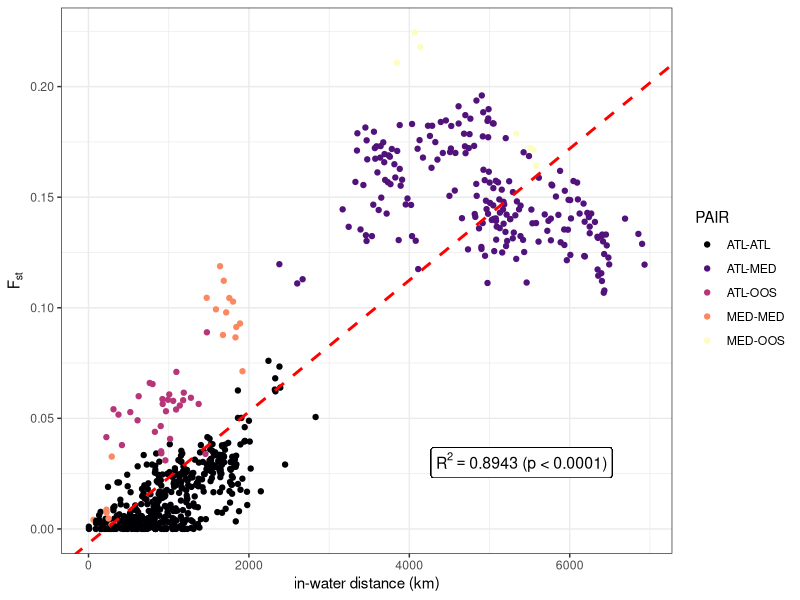
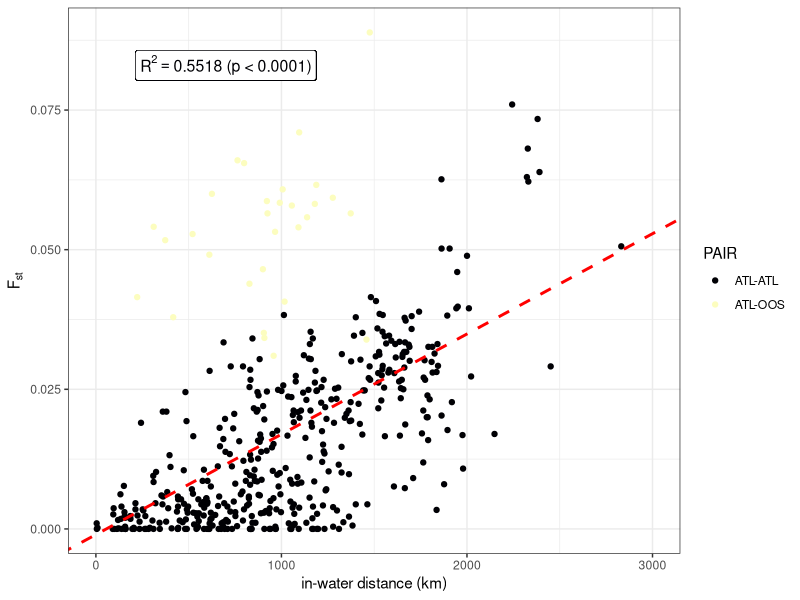

These figures' R source, in order:
library(ade4)
library(tidyverse)

Fst.atl <- read.csv("Output/PCo/PCo.sel.atl.csv",header=T,row.names=1)

Fst.dist <- read.csv("Output/distancesFst_tot.csv",header=T, row.names=1)

inwater.dist <- read.csv("Output/distances.csv",header=T, row.names=1)
Fst.dist <- Fst.dist[match(rownames(inwater.dist),rownames(Fst.dist)),]
Fst.dist <- Fst.dist[,match(names(inwater.dist),names(Fst.dist))]
print(Fst.dist)

df.plot <- expand.grid(as.matrix(Fst.dist))

inwater.dist <- as.matrix(as.dist(t(inwater.dist),upper=T, diag=T))
inwater.vec <- expand.grid(inwater.dist)$Var1
df.plot$inwater <- inwater.vec


df.plot$SITE1 <- rep(colnames(Fst.dist), each = ncol(Fst.dist))
df.plot$SITE2 <- rep(colnames(Fst.dist), ncol(Fst.dist))

index <- vector()
for(i in 0:37){
	for(j in 1:(i+1)){
		index <- append(index, i*38+j)
	}
}

df.plot <- df.plot[-index,]
rownames(df.plot) <- 1:nrow(df.plot)

df.plot$REGION1 <- rep("",nrow(df.plot))
df.plot[df.plot$SITE1 %in% c("Laz","Tar","Sar","Ale","The","Tor","Sky"),]$REGION1 <- "MED"
df.plot[!(df.plot$SITE1 %in% c("Laz","Tar","Sar","Ale","The","Tor","Sky")),]$REGION1 <- "ATL"
df.plot[df.plot$SITE1 %in% c("Oos"),]$REGION1 <- "OOS"
df.plot$REGION2 <- rep("",nrow(df.plot))
df.plot[df.plot$SITE2 %in% c("Laz","Tar","Sar","Ale","The","Tor","Sky"),]$REGION2 <- "MED"
df.plot[!(df.plot$SITE2 %in% c("Laz","Tar","Sar","Ale","The","Tor","Sky")),]$REGION2 <- "ATL"
df.plot[df.plot$SITE2 %in% c("Oos"),]$REGION2 <- "OOS"

df.plot$PAIR <- paste(df.plot$REGION1, df.plot$REGION2, sep = "-")

df.plot[df.plot$PAIR == "MED-ATL",]$PAIR <- "ATL-MED"
df.plot[df.plot$PAIR == "OOS-ATL",]$PAIR <- "ATL-OOS"

names(df.plot)[1] <- "Fst"

print(summary(lm(data=df.plot, Fst~inwater )))

Fst.mantel <- as.dist(Fst.dist)
inwater.mantel <- as.dist(inwater.dist)
print(ade4::mantel.rtest(Fst.mantel, inwater.mantel, nrepet=9999))

p <- ggplot(data=df.plot,aes(x=inwater,y=Fst,col=PAIR)) + geom_point(size=1.5) +
	theme_bw() + scale_color_viridis_d(option='magma') +
	xlab("in-water distance (km)") + ylab(expression(F[st])) + 
	geom_abline(intercept = -6.541e-3, slope = 2.975e-5, color="red", linetype="dashed", size=1) + 
	geom_label(x=5400,y=0.03,label=expression(paste(R^2 == 0.8943, " (p < 0.0001)")),show.legend=F,size=4)

p %>% ggsave("Mantel_total.png",.,device='png',width=15,height=10,units='cm')

df.plot.atl <- df.plot[df.plot$REGION1!="MED" ,]
df.plot.atl <- df.plot.atl[df.plot.atl$REGION2!="MED",]
rownames(df.plot.atl) <- 1:nrow(df.plot.atl)

Fst.dist.atl <- Fst.dist[!(rownames(Fst.dist) %in% c("Laz","Tar","Sar","Ale","The","Tor","Sky")),
	!(colnames(Fst.dist) %in% c("Laz","Tar","Sar","Ale","The","Tor","Sky"))]

inwater.dist.atl <- inwater.dist[!(rownames(inwater.dist) %in% c("Laz","Tar","Sar","Ale","The","Tor","Sky")),
	!(colnames(inwater.dist) %in% c("Laz","Tar","Sar","Ale","The","Tor","Sky"))]

Fst.mantel.atl <- as.dist(Fst.dist.atl)
inwater.mantel.atl <- as.dist(inwater.dist.atl)
print(ade4::mantel.rtest(Fst.mantel.atl,inwater.mantel.atl,nrepet=9999))

print(summary(lm(data=df.plot.atl, Fst~inwater)))

p <- ggplot(data=df.plot.atl,aes(x=inwater,y=Fst,col=PAIR)) + geom_point(size=1.5) +
	theme_bw() + scale_color_viridis_d(option='magma') + xlim(0,3000) +
	xlab("in-water distance (km)") + ylab(expression(F[st])) + 
	geom_abline(intercept = -1.014e-3, slope = 1.796e-5, color="red", linetype="dashed", size=1) +
	geom_label(x=700,y=0.083,label=expression(paste(R^2 == 0.5518, " (p < 0.0001)")),show.legend=F,size=4)

p %>% ggsave("Mantel_atl.png",.,device='png',width=15,height=10,units='cm')
